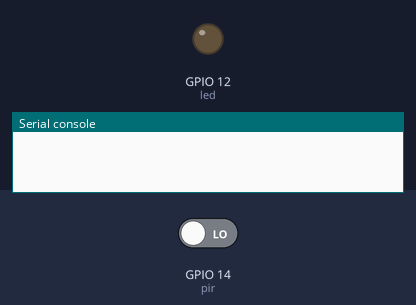
Recording of a program running on a simulated ESP32 board running MicroPython. On the bench: output pins drawn as LEDs (lit = HIGH), the last lines printed to the serial console. The inputs (shaded band) are chosen by the test bench; at power-on: GPIO 14 (pir) LOW. The clock reads 2024-03-15 10:24:30 at power-on unless the program sets it.

Above: at 1.2 s.
1.3 s: GPIO 14 (pir) driven HIGH
At 1.9 s:
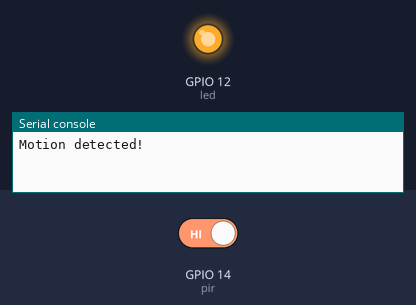
Timing chart, 0 to 23.5 s (numbered marks = the images above; inputs shaded):
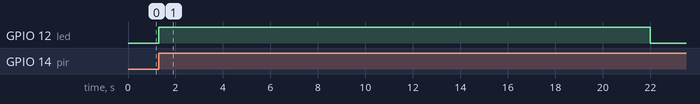

Measured:
- after the input at 1.3 s, GPIO 12 (led): LOW → HIGH at once, → LOW 20.7 s later

The program:

pir_interrupt_timer_esp32.py
```python
# PIR:        ESP32:
# GND -->     GND
# Sigal -->   GPIO14
# VCC -->     3V3

# LED:                ESP32:
# GND add 330 Ohm --> GND
# VCC -->             GPIO12

from machine import Pin
from time import time

start_timer = False
motion = False
last_motion_time = 0
delay_interval = 20


def handle_interrupt(pin):
    global motion, last_motion_time, start_timer
    motion = True
    start_timer = True
    last_motion_time = time()


led = Pin(12, Pin.OUT)
pir = Pin(14, Pin.IN)

pir.irq(trigger=Pin.IRQ_RISING, handler=handle_interrupt)

while True:
    if motion and start_timer:
        print('Motion detected!')
        led.value(1)
        start_timer = False

    elif motion and (time() - last_motion_time) > delay_interval:
        print('Motion stopped!')
        led.value(0)
        motion = False
```
